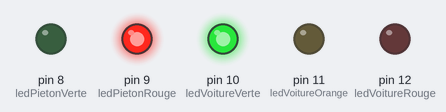
A sketch run on a simulated Arduino Uno, built with avr-gcc and run on an emulated ATmega328P. Parts: output pins drawn as LEDs (lit = HIGH).

Above: at 1.5 s.
At 3.5 s:
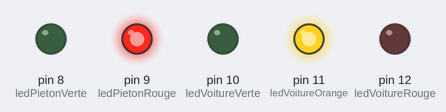
At 5.5 s:
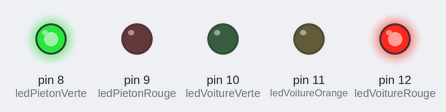
Timing chart, 0 to 9.1 s (numbered marks = the images above):
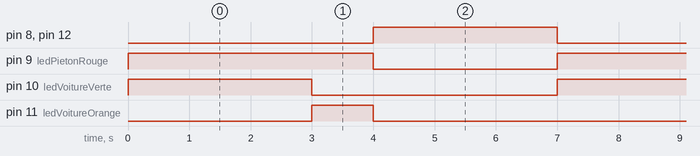

The sketch:

14-02-Feux_de_circulation.ino
```cpp
/*
Fonctionnement :
  Feu voiture
    - Orange allumée pendant 1 seconde
    - Rouge allumée pendant 3 secondes
    - Verte allumée pendant 3 secondes
  Feu Piéton :
    - Rouge si Feu voiture vert ou orange
    - Vert si Feu voiture rouge
*/


// Initialisation des constantes :
const int ledVoitureOrange = 11;	// Numéro de la broche à laquelle est connectée la LED Orange du Feu Voiture
const int ledVoitureRouge = 12;		// Numéro de la broche à laquelle est connectée la LED Rouge du Feu Voiture
const int ledVoitureVerte = 10;		// Numéro de la broche à laquelle est connectée la LED Verte du Feu Voiture
const int ledPietonRouge = 9;		// Numéro de la broche à laquelle est connectée la LED Rouge du Feu Pieton
const int ledPietonVerte = 8;		// Numéro de la broche à laquelle est connectée la LED Verte du Feu Pieton

// Déclaration des variables :
int buttonState = 0;         // variable qui sera utilisée pour stocker l'état du bouton

// le code dans cette fonction est exécuté une fois au début
void setup() {
  // indique que les broches de LED sont des sortie :
  pinMode(ledVoitureOrange, OUTPUT);
  pinMode(ledVoitureRouge, OUTPUT);
  pinMode(ledVoitureVerte, OUTPUT);
  pinMode(ledPietonRouge, OUTPUT);
  pinMode(ledPietonVerte, OUTPUT);
}

// le code dans cette fonction est exécuté en boucle
void loop() {

  digitalWrite(ledPietonVerte, LOW);    	// éteindre la LED Pieton Vert
  digitalWrite(ledPietonRouge, HIGH);   	// allumer la LED Pieton Rouge
  digitalWrite(ledVoitureRouge, LOW);   	// éteindre la LED Voiture Rouge
  digitalWrite(ledVoitureVerte, HIGH);   	// allumer la LED Voiture Vert
  delay(3000);

  digitalWrite(ledVoitureVerte, LOW);    	// éteindre la LED Voiture Verte
  digitalWrite(ledVoitureOrange, HIGH);   	// allumer la LED Voiture Orange
  delay(1000);               				// attendre 1s

  digitalWrite(ledVoitureOrange, LOW);    	// éteindre la LED Voiture Orange
  digitalWrite(ledVoitureRouge, HIGH);   	// allumer la LED Voiture Rouge
  digitalWrite(ledPietonRouge, LOW);   		// éteindre la LED Pieton Rouge
  digitalWrite(ledPietonVerte, HIGH);   	// allumer la LED Pieton Vert
  delay(3000);

}
```

Measured:
- by itself, pin 8 (ledPietonVerte), pin 10 (ledVoitureVerte), pin 12 (ledVoitureRouge): alternates HIGH for 3.0 s and LOW for 4.0 s
- by itself, pin 9 (ledPietonRouge): alternates HIGH for 4.0 s and LOW for 3.0 s
- by itself, pin 11 (ledVoitureOrange): alternates HIGH for 1.0 s and LOW for 6.0 s
